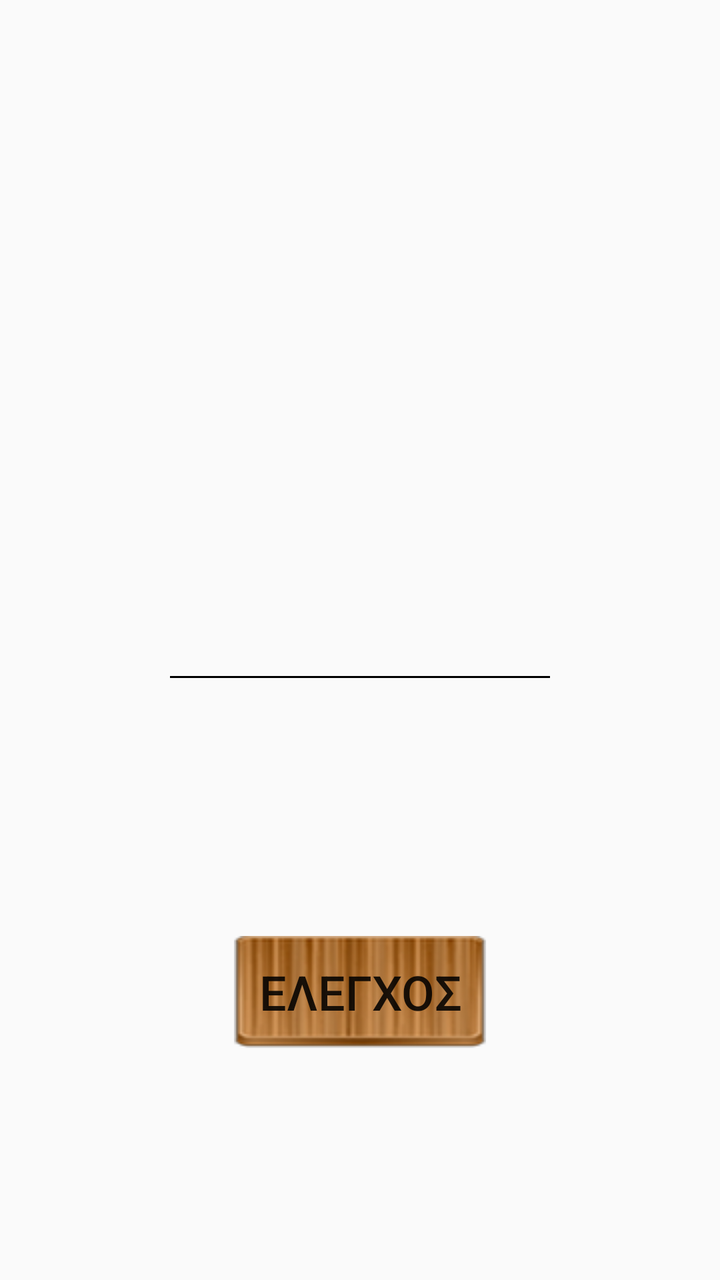
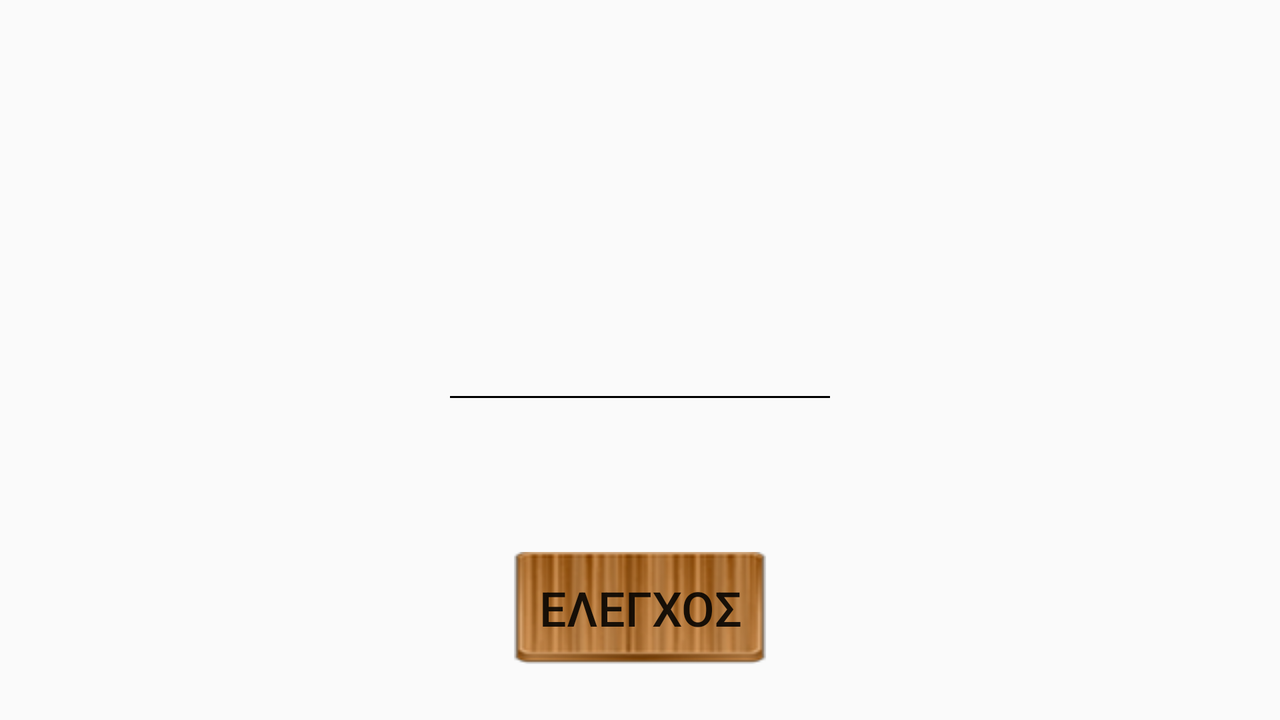

An Android layout and its configuration variant, each rendered on a device that would load it. The default file and the variant file are quoted in full after the pictures.
<!-- AndroidManifest.xml: application theme AppTheme.Green -->
<!-- res/layout/activity_quiz.xml -->
<?xml version="1.0" encoding="utf-8"?>

<RelativeLayout xmlns:android="http://schemas.android.com/apk/res/android"
    xmlns:tools="http://schemas.android.com/tools"
    android:id="@+id/activity_quiz"
    android:layout_width="match_parent"
    android:layout_height="match_parent"
    android:paddingBottom="@dimen/activity_vertical_margin"
    android:paddingLeft="@dimen/activity_horizontal_margin"
    android:paddingRight="@dimen/activity_horizontal_margin"
    android:paddingTop="@dimen/activity_vertical_margin"
    tools:context="com.example.billy.cainstructionquiz.QuizActivity">

    <EditText
        android:layout_width="wrap_content"
        android:layout_height="wrap_content"
        android:maxLength="9"
        android:maxLines="1"
        android:digits="0123456789-."
        android:ems="6"
        android:inputType="numberDecimal"
        tools:ignore="LabelFor"
        android:backgroundTint="@android:color/black"
        android:textSize="@dimen/answer_text_size"
        android:layout_centerVertical="true"
        android:layout_centerHorizontal="true"
        android:textAlignment="center"
        android:id="@+id/answerEditText" />

    <Button
        android:text="@string/checkButton_message"
        android:layout_width="wrap_content"
        android:layout_height="wrap_content"
        android:id="@+id/button"
        android:textSize="@dimen/checkButton_text_size"
        android:background="@drawable/check_button"
        android:layout_alignParentBottom="true"
        android:layout_centerHorizontal="true"
        android:layout_marginBottom="100dp"
        android:textAlignment="center"
        android:onClick="checkButtonPressed"/>

    <TextView
        android:layout_width="wrap_content"
        android:layout_height="wrap_content"
        android:id="@+id/questionTxtView"
        android:ems="10"
        android:textSize="@dimen/question_text_size"
        android:layout_marginTop="100dp"
        android:textAlignment="center"
        android:layout_alignParentTop="true"
        android:layout_centerHorizontal="true" />
</RelativeLayout>
<!-- resources referenced by this layout -->
<resources>
  <dimen name="activity_horizontal_margin">16dp</dimen>
  <dimen name="activity_vertical_margin">16dp</dimen>
  <dimen name="answer_text_size">28sp</dimen>
  <dimen name="checkButton_text_size">24sp</dimen>
  <dimen name="question_text_size">32sp</dimen>
  <!-- drawable check_button: png bitmap (drawable, 18344 bytes) -->
  <string name="checkButton_message">Ελεγχος</string>
  <style name="AppTheme.Green" parent="Theme.AppCompat.Light.DarkActionBar">
          
          <item name="colorPrimary">@color/greenColorPrimary</item>
          <item name="colorPrimaryDark">@color/greenColorPrimaryDark</item>
          <item name="colorAccent">@color/greenColorAccent</item>
          <item name="android:navigationBarColor">@color/greenColorPrimary</item>
      </style>
  <color name="greenColorPrimary">#33691e</color>
  <color name="greenColorPrimaryDark">#1b5e20</color>
  <color name="greenColorAccent">#75ff40</color>
</resources>
<!-- res/layout-land/activity_quiz.xml (the repository's variant of the layout above) -->
<!-- drawn on the phone turned sideways -->
<?xml version="1.0" encoding="utf-8"?>
<RelativeLayout xmlns:android="http://schemas.android.com/apk/res/android"
    xmlns:tools="http://schemas.android.com/tools"
    android:id="@+id/activity_quiz"
    android:layout_width="match_parent"
    android:layout_height="match_parent"
    android:paddingBottom="@dimen/activity_vertical_margin"
    android:paddingLeft="@dimen/activity_horizontal_margin"
    android:paddingRight="@dimen/activity_horizontal_margin"
    android:paddingTop="@dimen/activity_vertical_margin"
    tools:context="com.example.billy.cainstructionquiz.QuizActivity">

    <Button
        android:text="@string/checkButton_message"
        android:layout_width="wrap_content"
        android:layout_height="wrap_content"
        android:id="@+id/button"
        android:textSize="@dimen/checkButton_text_size"
        android:background="@drawable/check_button"
        android:layout_alignParentBottom="true"
        android:layout_centerHorizontal="true"
        android:layout_marginBottom="12dp"
        android:textAlignment="center"
        android:onClick="checkButtonPressed"/>

    <TextView
        android:layout_width="wrap_content"
        android:layout_height="wrap_content"
        android:id="@+id/questionTxtView"
        android:ems="10"
        android:textSize="@dimen/question_text_size"
        android:layout_marginTop="36dp"
        android:textAlignment="center"
        android:layout_alignParentTop="true"
        android:layout_centerHorizontal="true" />

    <EditText
        android:layout_width="wrap_content"
        android:layout_height="wrap_content"
        android:maxLength="9"
        android:maxLines="1"
        android:digits="0123456789-."
        android:ems="6"
        android:inputType="numberDecimal"
        tools:ignore="LabelFor"
        android:backgroundTint="@android:color/black"
        android:textSize="@dimen/answer_text_size"
        android:textAlignment="center"
        android:id="@+id/answerEditText"
        android:layout_centerVertical="true"
        android:layout_centerHorizontal="true" />
</RelativeLayout>
